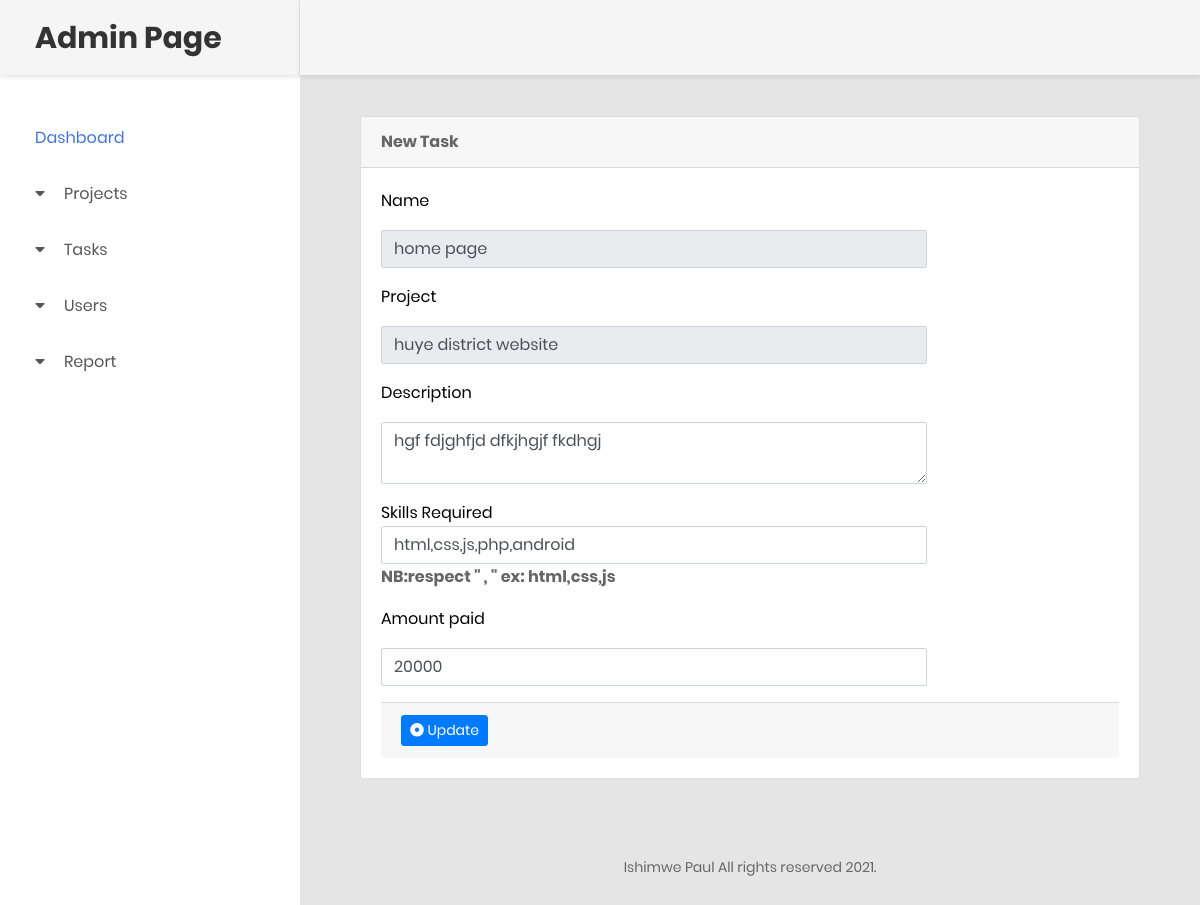
Page /updateTask.php?id=6 (signed in) on the committed database.
### tables this page shows
CREATE TABLE `tasks` (
  `id` int(123) NOT NULL,
  `task_name` varchar(123) NOT NULL,
  `proj_id` int(123) NOT NULL,
  `status` varchar(123) NOT NULL,
  `proj_description` varchar(122) NOT NULL,
  `skills_required` varchar(123) NOT NULL,
  `amount` varchar(123) NOT NULL,
  `date` date NOT NULL DEFAULT current_timestamp()
);

CREATE TABLE `project` (
  `id` int(123) NOT NULL,
  `proj_name` varchar(123) NOT NULL,
  `proj_type` varchar(123) NOT NULL,
  `proj_description` varchar(123) NOT NULL,
  `amount` int(20) NOT NULL,
  `project_path` varchar(123) NOT NULL,
  `status` varchar(20) NOT NULL
);

### updateTask.php (the view, shortened to what this page needs)
<?php
include("connection.php");
$id = $_GET['id'];
$select_task = mysqli_query($connect, "SELECT * FROM tasks WHERE id='$id'");
$result = mysqli_fetch_array($select_task);
?>
<!DOCTYPE html>
<html lang="en">
<head>
    <link href="css/font-face.css" rel="stylesheet" media="all">
    <link href="vendor/font-awesome-4.7/css/font-awesome.min.css" rel="stylesheet" media="all">
    <link href="vendor/font-awesome-5/css/fontawesome-all.min.css" rel="stylesheet" media="all">
    <link href="vendor/mdi-font/css/material-design-iconic-font.min.css" rel="stylesheet" media="all">
    <link href="vendor/bootstrap-4.1/bootstrap.min.css" rel="stylesheet" media="all">
    <link href="vendor/animsition/animsition.min.css" rel="stylesheet" media="all">
    <link href="vendor/bootstrap-progressbar/bootstrap-progressbar-3.3.4.min.css" rel="stylesheet" media="all">
    <link href="vendor/wow/animate.css" rel="stylesheet" media="all">
    <link href="vendor/css-hamburgers/hamburgers.min.css" rel="stylesheet" media="all">
    <link href="vendor/slick/slick.css" rel="stylesheet" media="all">
    <link href="vendor/select2/select2.min.css" rel="stylesheet" media="all">
    <link href="vendor/perfect-scrollbar/perfect-scrollbar.css" rel="stylesheet" media="all">
    <link href="css/theme.css" rel="stylesheet" media="all">
</head>
<body class="animsition">
    <?php include('includes/nav-sidebar.php'); ?>
    <div class="page-container">
        <?php include('includes/header.php');  ?>
        <div class="main-content">
            <div class="section__content section__content--p30">
                <div class="container-fluid">
                    <div class="row">
                        <div class="col-md-12">
                            <div class="overview-wrap">
                                <div class="container">
                                    <div class="card">
                                        <div class="card-header">
                                            <strong>New Task</strong>
                                        </div>
                                        <div class="card-body card-block">
                                            <form action="#" method="post" enctype="multipart/form-data" class="form-horizontal">
                                                <div class="row form-group">
                                                    <div class="col-12 col-md-12">
                                                        <p style="font-size: 16px; color: black;" class="form-control-static">Name</p>
                                                    </div>
                                                </div>
                                                <div class="row form-group">
                                                    <div class="col-12 col-md-9">
                                                        <input type="text" readonly value="<?php echo $result['task_name'] ?>" id="text-input" name="name" placeholder="Enter Task Name" class="form-control">
                                                    </div>
                                                </div>
                                                <div class="row form-group">
                                                    <div class="col-12 col-md-12">
                                                        <p style="font-size: 16px; color: black;" class="form-control-static">Project</p>
                                                    </div>
                                                </div>
                                                <?php
                                                $select_pro = mysqli_query($connect, "select * from project where id='$result[2]'");
                                                $result2 = mysqli_fetch_array($select_pro);
                                                ?>
                                                <div class="row form-group">
                                                    <div class="col-12 col-md-9">
                                                        <input type="text" readonly value="<?php echo $result2[1] ?>" id="text-input" name="name" placeholder="Enter Task Name" class="form-control">
                                                    </div>
                                                </div>
                                                <div class="row form-group">
                                                    <div class="col-12 col-md-12">
                                                        <p class="form-control-static" style="font-size: 16px; color: black;">Description</p>
                                                    </div>
                                                </div>
                                                <div class="row form-group">
                                                    <div class="col-12 col-md-9">
                                                        <textarea class="form-control" name="description"><?php echo $result[4] ?></textarea>
                                                    </div>
                                                </div>
                                                <div class="row form-group">
                                                    <div class="col-12 col-md-9">
                                                        <p class="form-control-static" style="font-size: 16px; color: black;">Skills Required</p>
                                                        <input type="text" value="<?php echo $result[5] ?>" id="text-input" name="skills" placeholder="enter skills" class="form-control">
                                                        <b>NB:respect " , " ex: html,css,js </b>
                                                    </div>
                                                </div>
                                                <div class="row form-group">
                                                    <div class="col-12 col-md-12">
                                                        <p class="form-control-static" style="font-size: 16px; color: black;">Amount paid</p>
                                                    </div>
                                                </div>
                                                <div class="row form-group">
                                                    <div class="col-12 col-md-9">
                                                        <input type="text" value="<?php echo $result[6] ?>" id="text-input" name="price" placeholder="enter price" class="form-control">
                                                    </div>
                                                </div>
                                                <div class="card-footer">
                                                    <button type="submit" name="submit" class="btn btn-primary btn-sm">
                                                        <i class="fa fa-dot-circle-o"></i> Update
                                                    </button>
                                                </div>
                                            </form>
                                        </div>
                                    </div>
                                </div>
                            </div>
                        </div>
                    </div>
                </div>
            </div>
            <div class="row m-t-25">
                <div class="col-sm-6 col-lg-3">
                </div>
                <div class="col-sm-6 col-lg-3">
                </div>
                <div class="col-sm-6 col-lg-3">
                </div>
                <div class="col-sm-6 col-lg-3">
                </div>
            </div>
            <?php include('includes/footer.php') ?>
        </div>
    </div>
    </div>
</body>
</html>

### rows in the picture
tasks: name "home page", description "hgf fdjghfjd dfkjhgjf fkdhgj", skills "html,css,js,php,android", price "20000"
project: name "huye district website"
